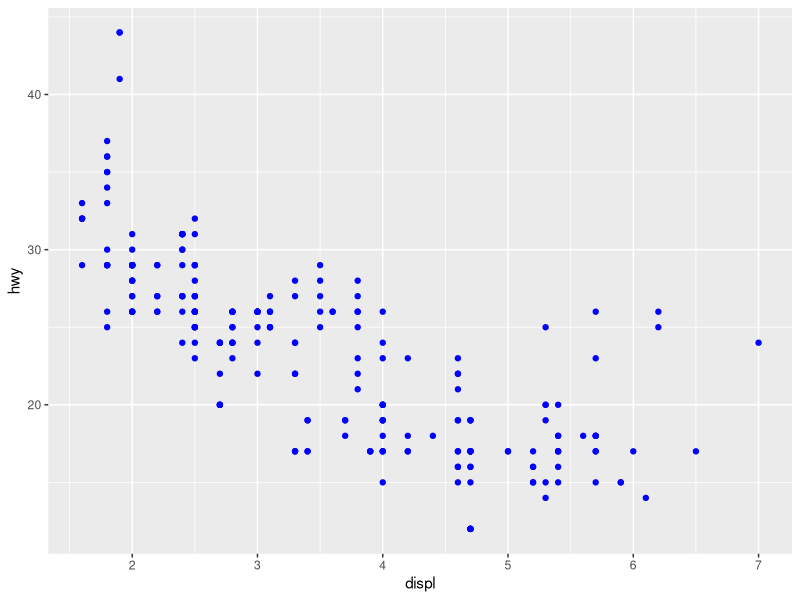
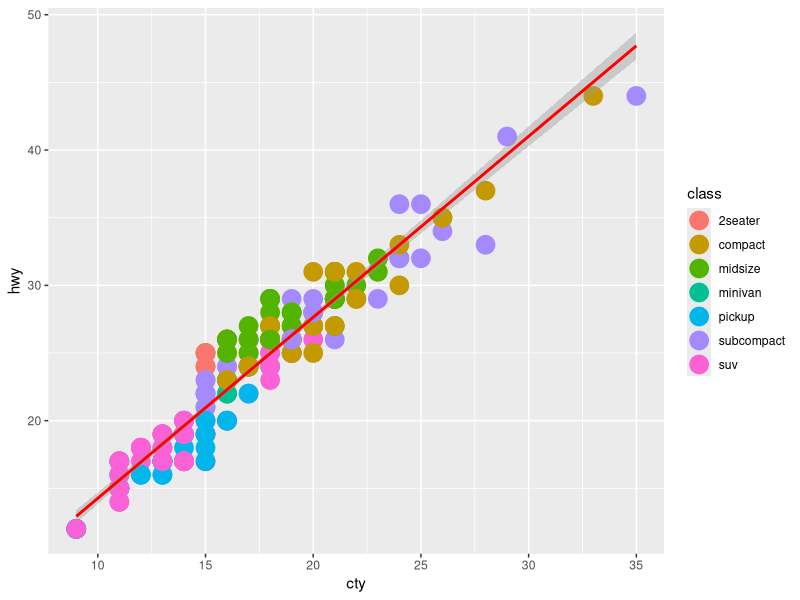
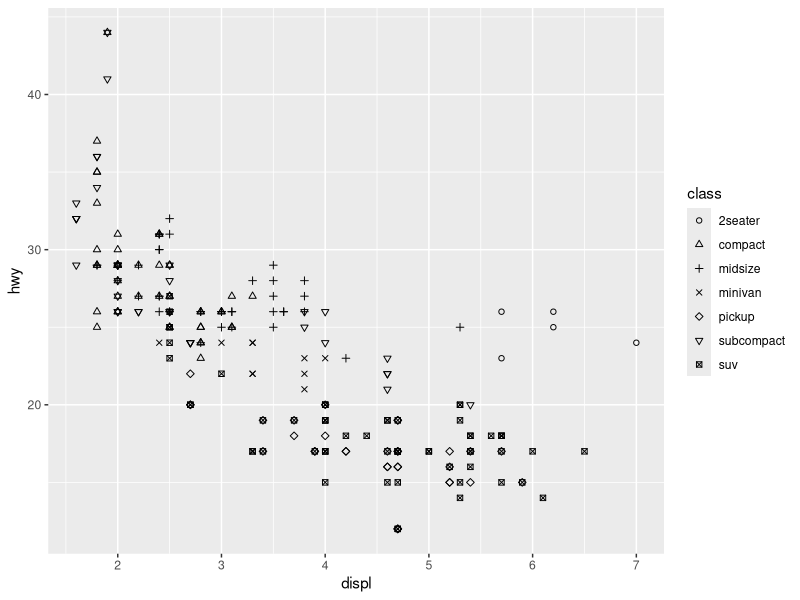

Source code (R) for these figures, in order: (Note: this script raises an error after producing the figures.)
## ---- chunk 1
# Write your code here
library('ggplot2')

#Method 1
nrow(mpg)
ncol(mpg)

#Method 2
length(mpg) #to obtain row numbers

#Method 3
str(mpg) #will give a lot of extra information, but also ncol and nrow
## ---- chunk 2
# Write your code here
ggplot(data = mpg) + 
 geom_point(mapping = aes(x = displ, y = hwy), color = "blue") #whatever goes inside the parentheses would need to communicate a value from the data set. Conversely, whatever goes outside would be an aesthetic choice.
## ---- chunk 3
# Write your code here
mpg$class_numeric <- as.factor(mpg$class)
## ---- chunk 4
# Write your code here
ggplot(data = mpg)+
  geom_point(mapping = aes(x = cty, y = hwy, color = class), size = 6) + geom_smooth(mapping = aes(x = cty, y = hwy), method = lm, color = "red")
## ---- chunk 5
# Write your code here
head(subset(mpg, cty = 15, select = c(manufacturer, model)))

## ---- chunk 6
# Write your code here
ggplot(data = mpg) +
     geom_point(mapping = aes(x = displ, y = hwy, shape = class)) +
  scale_shape_manual(values = c(1:7))
## ---- chunk 7
# Write your code here
sizeMass<-data.frame(x,y)
colnames(sizeMass) <- c("size", "mass")
head(sizeMass)
ggplot(sizeMass, aes(size, mass)) +
     geom_point() +
     geom_smooth(method = "lm", color = "red", se = FALSE)
## ---- chunk 8
# Write your code here (method 1 )
sizeMass$size_log10 <- log10(sizeMass$size)
sizeMass$mass_log10 <- log10(sizeMass$mass)
ggplot(sizeMass, aes(size_log10, mass_log10)) +
     geom_point() +
     geom_smooth(method = "lm", color = "red", se = FALSE)

## ---- chunk 9
## Method 2
ggplot(sizeMass, aes(size, mass)) +
 scale_x_log10() + geom_point() + geom_smooth(method = "lm", color = "red", se = FALSE)
